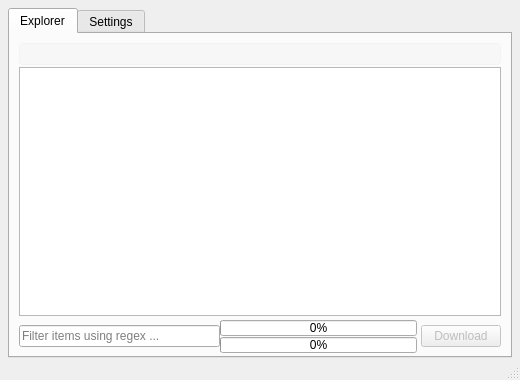
<?xml version="1.0" encoding="UTF-8"?>
<ui version="4.0">
 <class>MainWindow</class>
 <widget class="QMainWindow" name="MainWindow">
  <property name="geometry">
   <rect>
    <x>0</x>
    <y>0</y>
    <width>520</width>
    <height>380</height>
   </rect>
  </property>
  <property name="windowTitle">
   <string>WU-BlackHole Client</string>
  </property>
  <widget class="QWidget" name="centralwidget">
   <layout class="QGridLayout" name="gridLayout">
    <property name="leftMargin">
     <number>8</number>
    </property>
    <property name="topMargin">
     <number>8</number>
    </property>
    <property name="rightMargin">
     <number>8</number>
    </property>
    <property name="bottomMargin">
     <number>0</number>
    </property>
    <property name="spacing">
     <number>0</number>
    </property>
    <item row="0" column="0">
     <widget class="QTabWidget" name="tabWidget">
      <property name="enabled">
       <bool>true</bool>
      </property>
      <property name="currentIndex">
       <number>0</number>
      </property>
      <widget class="QWidget" name="tab_explorer">
       <attribute name="title">
        <string>Explorer</string>
       </attribute>
       <layout class="QGridLayout" name="gridLayout_3" rowstretch="0,0,0,0,0">
        <property name="bottomMargin">
         <number>1</number>
        </property>
        <property name="verticalSpacing">
         <number>2</number>
        </property>
        <item row="0" column="0">
         <widget class="QFrame" name="address_bar_f">
          <property name="sizePolicy">
           <sizepolicy hsizetype="Preferred" vsizetype="Preferred">
            <horstretch>0</horstretch>
            <verstretch>0</verstretch>
           </sizepolicy>
          </property>
          <property name="styleSheet">
           <string notr="true">QFrame {
  background-color: rgb(247, 247, 247);
  border: 1px solid rgb(243, 243, 243);
border-radius: 4px;
}
QPushButton {
  background-color: rgb(238, 238, 236);
  border-width: 0 1px 0 0;
  border-style: solid;
  border-color: rgb(186, 189, 182);
  padding: 0 4px;
}
</string>
          </property>
          <property name="frameShape">
           <enum>QFrame::NoFrame</enum>
          </property>
          <layout class="QHBoxLayout" name="horizontalLayout_2">
           <property name="spacing">
            <number>0</number>
           </property>
           <property name="leftMargin">
            <number>0</number>
           </property>
           <property name="topMargin">
            <number>0</number>
           </property>
           <property name="rightMargin">
            <number>0</number>
           </property>
           <property name="bottomMargin">
            <number>0</number>
           </property>
           <item>
            <layout class="QHBoxLayout" name="address_bar_hl">
             <property name="spacing">
              <number>0</number>
             </property>
             <item>
              <spacer name="horizontalSpacer_2">
               <property name="orientation">
                <enum>Qt::Horizontal</enum>
               </property>
               <property name="sizeType">
                <enum>QSizePolicy::Expanding</enum>
               </property>
               <property name="sizeHint" stdset="0">
                <size>
                 <width>40</width>
                 <height>20</height>
                </size>
               </property>
              </spacer>
             </item>
            </layout>
           </item>
          </layout>
         </widget>
        </item>
        <item row="3" column="0">
         <widget class="QTableView" name="explorer_table">
          <property name="alternatingRowColors">
           <bool>true</bool>
          </property>
          <property name="selectionMode">
           <enum>QAbstractItemView::SingleSelection</enum>
          </property>
          <property name="selectionBehavior">
           <enum>QAbstractItemView::SelectRows</enum>
          </property>
          <attribute name="horizontalHeaderStretchLastSection">
           <bool>true</bool>
          </attribute>
          <attribute name="verticalHeaderVisible">
           <bool>false</bool>
          </attribute>
         </widget>
        </item>
        <item row="4" column="0">
         <layout class="QHBoxLayout" name="horizontalLayout_3" stretch="0,0,0">
          <property name="topMargin">
           <number>2</number>
          </property>
          <property name="bottomMargin">
           <number>2</number>
          </property>
          <item>
           <widget class="QLineEdit" name="filter_le">
            <property name="placeholderText">
             <string>Filter items using regex ...</string>
            </property>
           </widget>
          </item>
          <item>
           <layout class="QVBoxLayout" name="verticalLayout">
            <property name="spacing">
             <number>1</number>
            </property>
            <property name="rightMargin">
             <number>4</number>
            </property>
            <item>
             <widget class="QProgressBar" name="dl_progress">
              <property name="sizePolicy">
               <sizepolicy hsizetype="Expanding" vsizetype="Minimum">
                <horstretch>0</horstretch>
                <verstretch>0</verstretch>
               </sizepolicy>
              </property>
              <property name="minimumSize">
               <size>
                <width>0</width>
                <height>16</height>
               </size>
              </property>
              <property name="value">
               <number>0</number>
              </property>
              <property name="textVisible">
               <bool>true</bool>
              </property>
             </widget>
            </item>
            <item>
             <widget class="QProgressBar" name="dl_progress_folder">
              <property name="sizePolicy">
               <sizepolicy hsizetype="Expanding" vsizetype="Minimum">
                <horstretch>0</horstretch>
                <verstretch>0</verstretch>
               </sizepolicy>
              </property>
              <property name="minimumSize">
               <size>
                <width>0</width>
                <height>16</height>
               </size>
              </property>
              <property name="value">
               <number>0</number>
              </property>
              <property name="textVisible">
               <bool>true</bool>
              </property>
             </widget>
            </item>
           </layout>
          </item>
          <item>
           <widget class="QPushButton" name="download_pb">
            <property name="enabled">
             <bool>false</bool>
            </property>
            <property name="text">
             <string>Download</string>
            </property>
           </widget>
          </item>
         </layout>
        </item>
       </layout>
      </widget>
      <widget class="QWidget" name="tab_settings">
       <attribute name="title">
        <string>Settings</string>
       </attribute>
       <layout class="QGridLayout" name="gridLayout_2" rowstretch="1,0">
        <item row="1" column="2">
         <layout class="QHBoxLayout" name="horizontalLayout" stretch="1,0,0">
          <property name="spacing">
           <number>6</number>
          </property>
          <item>
           <spacer name="horizontalSpacer">
            <property name="orientation">
             <enum>Qt::Horizontal</enum>
            </property>
            <property name="sizeHint" stdset="0">
             <size>
              <width>40</width>
              <height>20</height>
             </size>
            </property>
           </spacer>
          </item>
          <item>
           <widget class="QPushButton" name="reset_config_b">
            <property name="text">
             <string>Reset</string>
            </property>
           </widget>
          </item>
          <item>
           <widget class="QPushButton" name="save_config_b">
            <property name="text">
             <string>Save</string>
            </property>
           </widget>
          </item>
         </layout>
        </item>
        <item row="0" column="2">
         <layout class="QFormLayout" name="formLayout">
          <item row="0" column="0">
           <widget class="QLabel" name="label">
            <property name="text">
             <string>Telegram API Key:</string>
            </property>
           </widget>
          </item>
          <item row="0" column="1">
           <widget class="QLineEdit" name="api_le">
            <property name="echoMode">
             <enum>QLineEdit::PasswordEchoOnEdit</enum>
            </property>
           </widget>
          </item>
          <item row="1" column="0">
           <widget class="QLabel" name="label_2">
            <property name="text">
             <string>Database Code:</string>
            </property>
           </widget>
          </item>
          <item row="4" column="0">
           <widget class="QLabel" name="label_3">
            <property name="text">
             <string>Client Log Level:</string>
            </property>
           </widget>
          </item>
          <item row="4" column="1">
           <widget class="QComboBox" name="client_log_level_cb">
            <item>
             <property name="text">
              <string>Debug</string>
             </property>
            </item>
            <item>
             <property name="text">
              <string>Info</string>
             </property>
            </item>
            <item>
             <property name="text">
              <string>Warning</string>
             </property>
            </item>
            <item>
             <property name="text">
              <string>Error</string>
             </property>
            </item>
           </widget>
          </item>
          <item row="5" column="0">
           <widget class="QLabel" name="label_4">
            <property name="text">
             <string>Bot Log Level:</string>
            </property>
           </widget>
          </item>
          <item row="5" column="1">
           <widget class="QComboBox" name="bot_log_level_cb">
            <item>
             <property name="text">
              <string>Debug</string>
             </property>
            </item>
            <item>
             <property name="text">
              <string>Info</string>
             </property>
            </item>
            <item>
             <property name="text">
              <string>Warning</string>
             </property>
            </item>
            <item>
             <property name="text">
              <string>Error</string>
             </property>
            </item>
           </widget>
          </item>
          <item row="1" column="1">
           <widget class="QTextEdit" name="db_code_te">
            <property name="placeholderText">
             <string>Enter database code if you want to restore or leave it empy</string>
            </property>
           </widget>
          </item>
          <item row="2" column="0">
           <widget class="QLabel" name="label_5">
            <property name="text">
             <string>Database Path:</string>
            </property>
           </widget>
          </item>
          <item row="2" column="1">
           <layout class="QGridLayout" name="gridLayout_4">
            <item row="0" column="0">
             <widget class="QLineEdit" name="db_path_le"/>
            </item>
            <item row="0" column="1">
             <widget class="QToolButton" name="toolButton">
              <property name="text">
               <string>R</string>
              </property>
             </widget>
            </item>
           </layout>
          </item>
          <item row="3" column="0">
           <widget class="QLabel" name="label_6">
            <property name="text">
             <string>Max DB Backup:</string>
            </property>
           </widget>
          </item>
          <item row="3" column="1">
           <widget class="QSpinBox" name="keep_db_sp"/>
          </item>
         </layout>
        </item>
       </layout>
      </widget>
     </widget>
    </item>
   </layout>
  </widget>
  <widget class="QMenuBar" name="menubar">
   <property name="geometry">
    <rect>
     <x>0</x>
     <y>0</y>
     <width>520</width>
     <height>18</height>
    </rect>
   </property>
  </widget>
  <widget class="QStatusBar" name="statusbar"/>
 </widget>
 <resources/>
 <connections/>
</ui>
